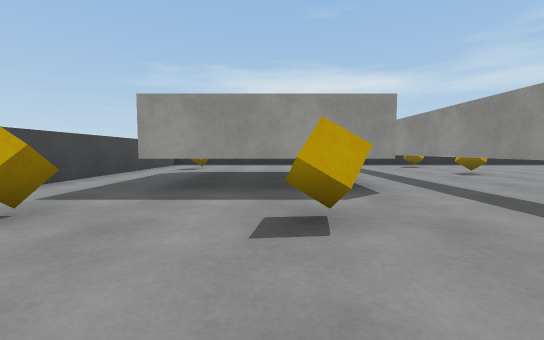
view 1 (above)

17 first-person views from a walk through a Unity game level. The camera is 0.62 m above the floor, tilts 4° down and sees 90° across. The floor is counted in squares, 1 m on a side. Each view is taken from the middle of a square. On the plan, view 1 faces up. The plan holds only what a view shows up to about 9 squares ahead; the rest is blank. The player character is not drawn. Surface patterns are stand-ins for the level's own textures.

view 2
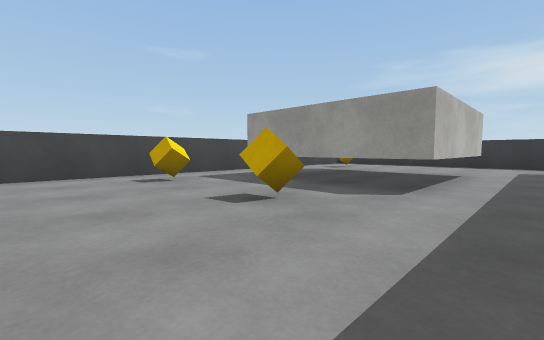

view 3
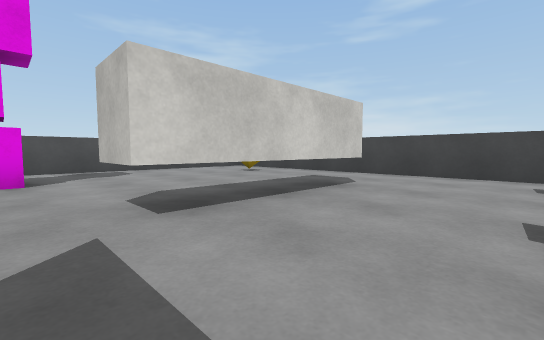

view 4
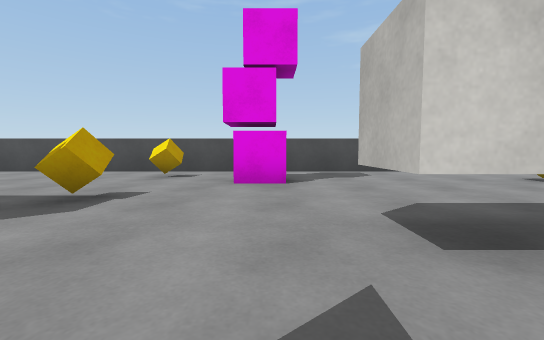

view 5
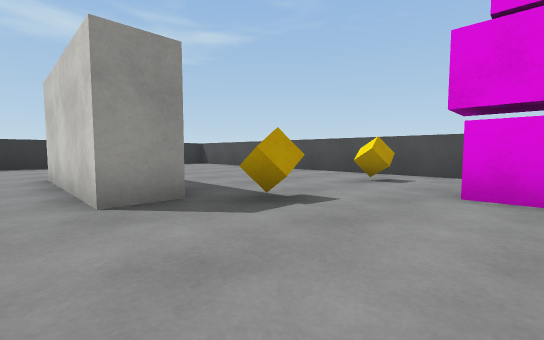

view 6
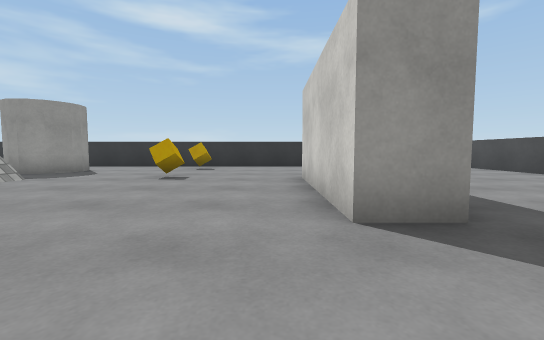

view 7
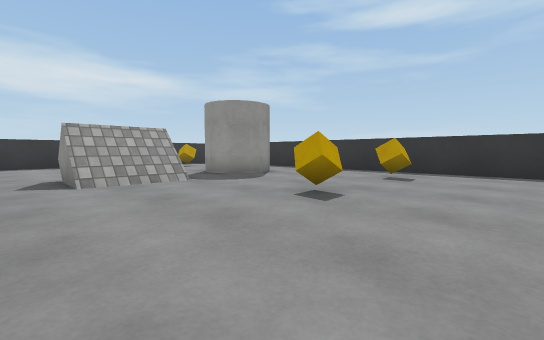

view 8
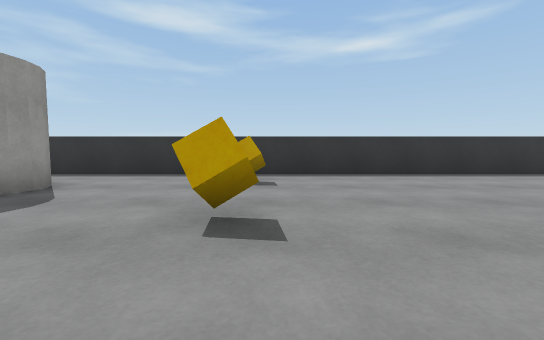

view 9
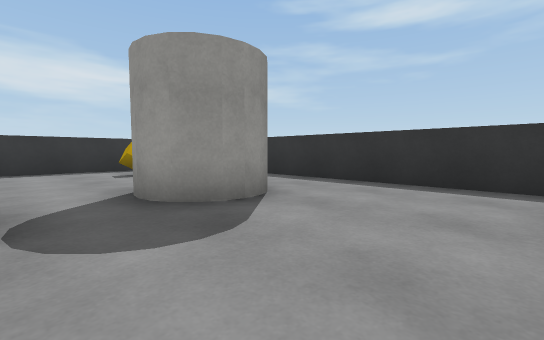

view 10
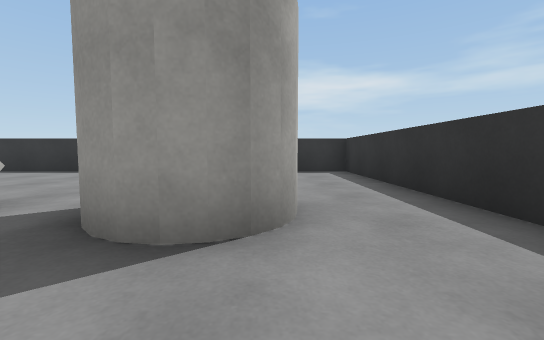

view 11
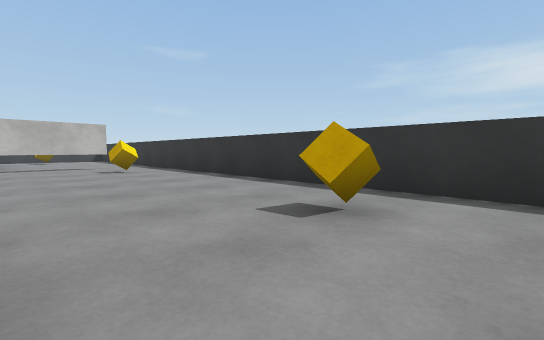

view 12
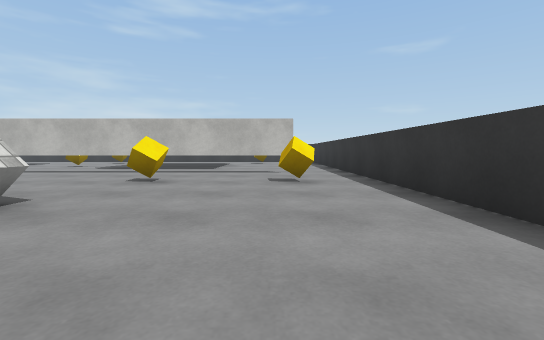

view 13
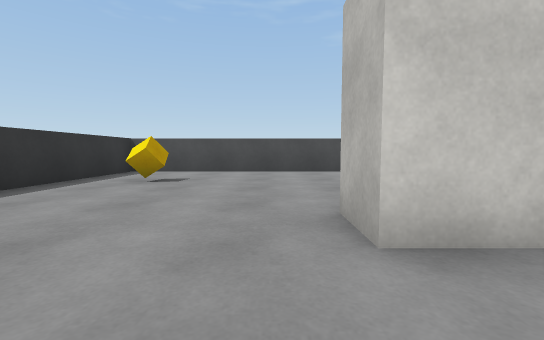

view 14
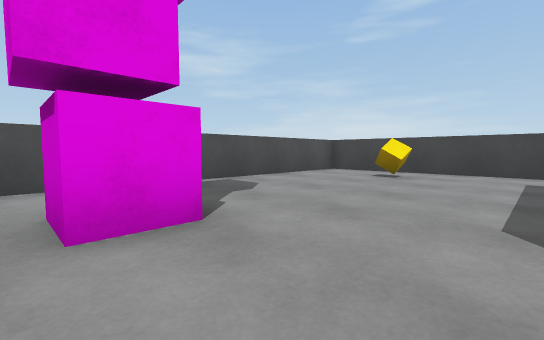

view 15
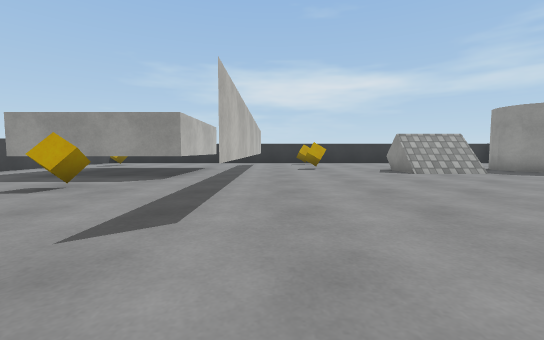

view 16
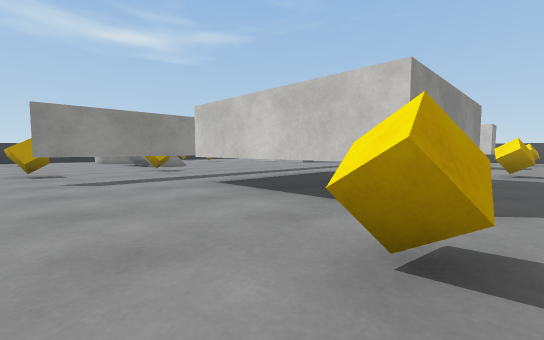

view 17
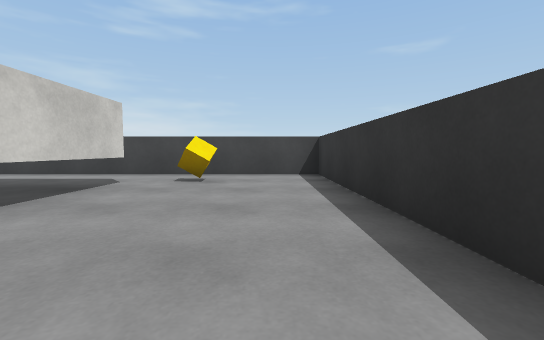

### Floor plan
Key: @ floor where view 1 was taken; # wall or solid block; . floor; / step, stairs or slope; C cube; T thing the floor can be seen under or through; Y cylinder.
Columns run from 4 left of view 1 to 16 right of it. Each row starts with its distance up from view 1.
 13 #####################
 12 #...................#
 11 #...................#
 10 #.......T.C......C..#
  9 #.C.....T...........#
  8 #.TTTTT.T....... ...#
  7 #.    T.T.C.# /.YY..#
  6 #.    #.T...///.YY..#
  5 #.#   #.T...........#
  4 #.#####.T...........#
  3 #.......T...........#
  2 #.C..C..#......C..C.#
  1 #.......#...........#
  0 #...@...............#
 -1 #..TTTT....####.....#
 -2 #...................#
 -3 #.........C.........#
 -4 #......C............#
 -5 #.C....C..........C.#
 -6 #.........C.........#
 -7 #####################

Positions as (right, up) in squares from view 1, and headings:
1: (0, 0), facing up
2: (3, 0), facing up-left
3: (3, 2), facing down-left
4: (3, 1), facing down
5: (3, 0), facing down-right
6: (4, 0), facing right
7: (7, 0), facing up-right
8: (8, 2), facing right
9: (10, 3), facing up-right
10: (13, 4), facing up
11: (14, 8), facing up-left
12: (11, 10), facing left
13: (11, 1), facing down
14: (4, -2), facing down-left
15: (4, -2), facing up
16: (-3, 11), facing down-right
17: (3, 11), facing left
